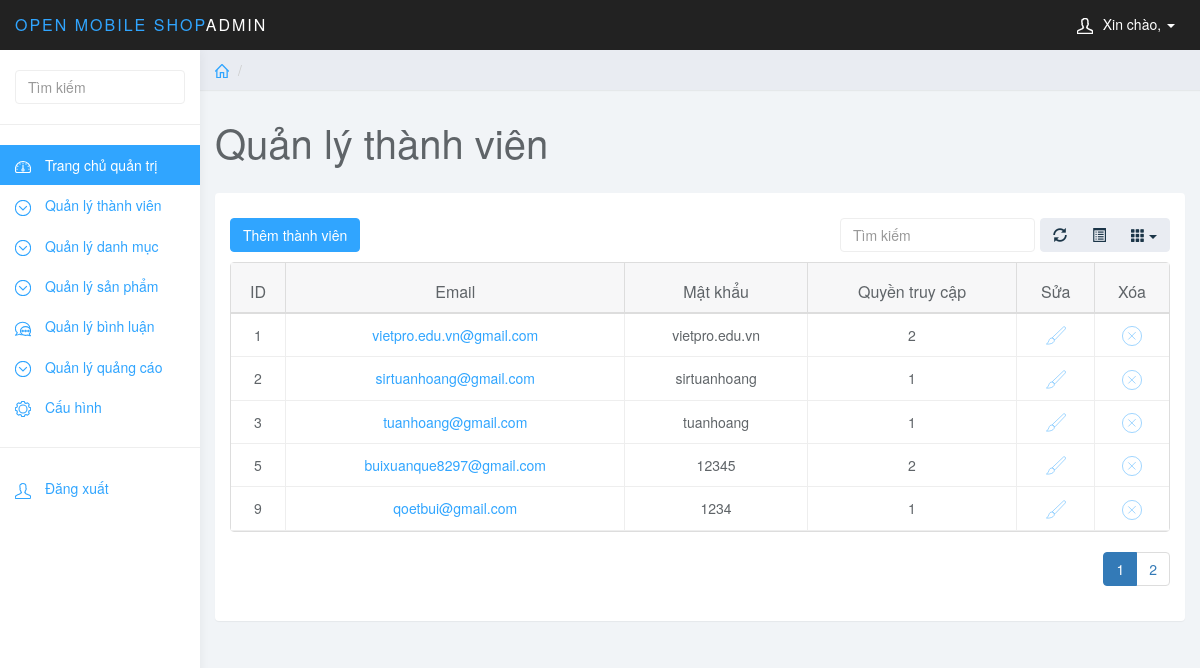
/quantri/quantri.php?page_layout=quanlytv, run on an earlier commit of the app's database.
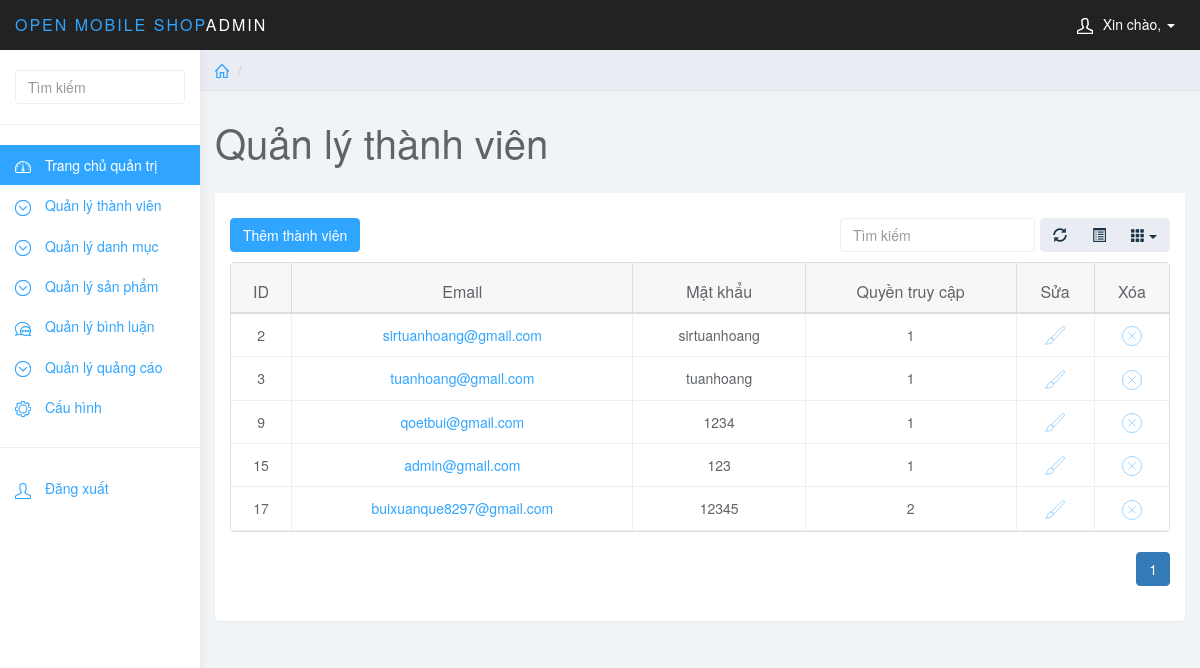
And on a later commit of the database.
### tables this page shows
CREATE TABLE `thanhvien` (
  `id_thanhvien` int(10) NOT NULL,
  `email` varchar(255) NOT NULL,
  `mat_khau` varchar(255) NOT NULL,
  `quyen_truy_cap` int(1) NOT NULL
);

### quantri/chucnang/thanhvien/quanlytv.php (the view, shortened to what this page needs)
<?php
    if(isset($_GET['page']))
    {
        $page=$_GET['page'];
    }
    else{
        $page=1;
    }
    $rowPerPage=5;
    $perPage=$page*$rowPerPage-$rowPerPage;
	$sql="SELECT * FROM thanhvien ORDER BY id_thanhvien ASC LIMIT $perPage,$rowPerPage";
	$query=mysqli_query($conn, $sql);
    $totalRows=mysqli_num_rows(mysqli_query($conn, "SELECT * FROM thanhvien"));
    $totalPages=ceil($totalRows/$rowPerPage);
    $listPage="";
    for($i=1;$i<=$totalPages;$i++)
    {
        if($page==$i){
            $listPage.='<li class="active"><a href="quantri.php?page_layout=quanlytv&page='.$i.'">'.$i.'</a></li>';
        }
        else{
            $listPage.='<li><a href="quantri.php?page_layout=quanlytv&page='.$i.'">'.$i.'</a></li>';
        }
    }
?>
<div class="row">
    <ol class="breadcrumb">
        <li><a href="quantri.php"><svg class="glyph stroked home"><use xlink:href="#stroked-home"></use></svg></a></li>
        <li class="active"></li>
    </ol>
</div>
<div class="row">
    <div class="col-lg-12">
        <h1 class="page-header">Quản lý thành viên</h1>
    </div>
</div>
<div class="row">
    <div class="col-lg-12">
        <div class="panel panel-default">
            <div class="panel-body" style="position: relative;">
                <a href="quantri.php?page_layout=themtv" class="btn btn-primary" style="margin: 10px 0 20px 0; position: absolute;">Thêm thành viên</a>
                <table data-toggle="table" data-show-refresh="true" data-show-toggle="true" data-show-columns="true" data-search="true" data-select-item-name="toolbar1" data-sort-name="name" data-sort-order="desc">
                    <thead>
                        <tr>
                            <th data-sortable="true">ID</th>
                            <th data-sortable="true">Email</th>
                            <th data-sortable="true">Mật khẩu</th>
                            <th data-sortable="true">Quyền truy cập</th>
                            <th data-sortable="true">Sửa</th>
                            <th data-sortable="true">Xóa</th>
                        </tr>
                    </thead>
                    <tbody>
                        <?php
                            while($row=mysqli_fetch_array($query)){
                        ?>
                        <tr style="height: 300px;">
                            <td data-checkbox="true"><?php echo $row['id_thanhvien']; ?></td>
                            <td data-checkbox="true"><a href="quantri.php?page_layout=suatv&id_thanhvien=<?php echo $row['id_thanhvien']; ?>"><?php echo $row['email']; ?></a></td>
                            <td data-checkbox="true"><?php echo $row['mat_khau']; ?></td>
                            <td data-sortable="true"><?php echo $row['quyen_truy_cap']; ?></td>
                            <td>
                                <a href="quantri.php?page_layout=suatv&id_thanhvien=<?php echo $row['id_thanhvien']; ?>"><span><svg class="glyph stroked brush" style="width: 20px;height: 20px;"><use xlink:href="#stroked-brush"/></svg></span></a>
                            </td>
                            <td>
                                <a onclick="return xoatv();" href="./chucnang/thanhvien/xoatv.php?id_thanhvien=<?php echo $row['id_thanhvien']; ?>"><span><svg class="glyph stroked cancel" style="width: 20px;height: 20px;"><use xlink:href="#stroked-cancel"/></svg></span></a>
                            </td>
                        </tr>
                        <?php
                            }
                        ?>
                    </tbody>
                </table>
                <ul class="pagination" style="float: right;">
                    <?php
                        echo $listPage;
                    ?>
                </ul>
            </div>
        </div>
    </div>
</div>

### quantri/quantri.php (shortened to what this page needs)
<?php
    include_once'./ketnoi.php';
?>
<!DOCTYPE html>
<html>
    <head>
        <link href="css/bootstrap.min.css" rel="stylesheet">
        <link href="css/datepicker3.css" rel="stylesheet">
        <link href="css/styles.css" rel="stylesheet">
    </head>
    <body>
        <nav class="navbar navbar-inverse navbar-fixed-top" role="navigation">
            <div class="container-fluid">
                <div class="navbar-header">
                    <a class="navbar-brand" href="quantri.php"><span>OPEN MOBILE SHOP</span>Admin</a>
                    <ul class="user-menu">
                        <li class="dropdown pull-right">
                            <a href="#" class="dropdown-toggle" data-toggle="dropdown"><svg class="glyph stroked male-user"><use xlink:href="#stroked-male-user"></use></svg><span style="color: white;">Xin chào, <?php if(isset($_SESSION['email'])){echo $_SESSION['email'];} ?></span> <span class="caret"></span></a>
                        </li>
                    </ul>
                </div>
            </div>
        </nav>
        <div id="sidebar-collapse" class="col-sm-3 col-lg-2 sidebar">
            <form role="search">
                <div class="form-group">
                    <input type="text" class="form-control" placeholder="Tìm kiếm">
                </div>
            </form>
            <ul class="nav menu">
                <li class="active"><a href="quantri.php"><svg class="glyph stroked dashboard-dial"><use xlink:href="#stroked-dashboard-dial"></use></svg> Trang chủ quản trị</a></li>
                <li class="parent ">
                    <a href="quantri.php?page_layout=quanlytv">
                        <span data-toggle="collapse" href="#sub-item-1"><svg class="glyph stroked chevron-down"><use xlink:href="#stroked-chevron-down"></use></svg></span> Quản lý thành viên
                    </a>
                </li>
                <li class="parent ">
                    <a href="quantri.php?page_layout=danhsachdm">
                        <span data-toggle="collapse" href="#sub-item-2"><svg class="glyph stroked chevron-down"><use xlink:href="#stroked-chevron-down"></use></svg></span> Quản lý danh mục
                    </a>
                </li>
                <li class="parent ">
                    <a href="quantri.php?page_layout=danhsachsp">
                        <span data-toggle="collapse" href="#sub-item-3"><svg class="glyph stroked chevron-down"><use xlink:href="#stroked-chevron-down"></use></svg></span> Quản lý sản phẩm
                    </a>
                </li>
                <li class="parent ">
                    <a href="quantri.php?page_layout=blsp">
                        <span data-toggle="collapse" href="#sub-item-4"><svg class="glyph stroked two messages"><use xlink:href="#stroked-two-messages"/></svg></span> Quản lý bình luận
                    </a>
                </li>
                <li class="parent ">
                    <a href="quantri.php?page_layout=quangcao">
                        <span data-toggle="collapse" href="#sub-item-5"><svg class="glyph stroked chevron-down"><use xlink:href="#stroked-chevron-down"></use></svg></span> Quản lý quảng cáo
                    </a>
                </li>
                <li><a href="#"><svg class="glyph stroked gear"><use xlink:href="#stroked-gear"/></svg> Cấu hình</a></li>
                <li role="presentation" class="divider"></li>
                <li><a href="./chucnang/dangxuat/dangxuat.php"><svg class="glyph stroked male-user"><use xlink:href="#stroked-male-user"></use></svg> Đăng xuất</a></li>
            </ul>
        </div>
        <div class="col-sm-9 col-sm-offset-3 col-lg-10 col-lg-offset-2 main">
            <?php
                if(isset($_GET['page_layout'])){
                    switch ($_GET['page_layout']) {
                        case 'quanlytv': include_once'./chucnang/thanhvien/quanlytv.php';
                            break;
                    }
                }
                else{
                    include_once'./gioithieu.php';
                }
            ?>
        </div>
        <link rel="stylesheet" href="css/bootstrap-table.css"/>
    </body>
</html>

### quantri/css/styles.css (style rules this page uses)
body { background: #f1f4f7; padding-top: 50px; color: #5f6468; }
a, a:hover, a:focus { color: #30a5ff; }
h1, h2, h3, h4, h5, h6 { color: #5f6468; }
h1 { font-weight: 300; font-size: 40px; }
.form-control { border: 1px solid #eee; box-shadow: none; }
.navbar-header .navbar-brand { color: #fff; font-size: 16px; text-transform: uppercase; font-weight: 500; letter-spacing: 2px; }
.navbar-header .navbar-brand span { color: #30a5ff; }
.btn-primary, .btn-primary:hover, .btn-primary:focus, .btn-primary:active, .btn-primary.active, .open > .dropdown-toggle.btn-primary, .btn-primary.disabled, .btn-primary[disabled], fieldset[disabled] .btn-primary, .btn-primary.disabled:hover, .btn-primary[disabled]:hover, fieldset[disabled] .btn-primary:hover, .btn-primary.disabled:focus, .btn-primary[disabled]:focus, fieldset[disabled] .btn-primary:focus, .btn-primary.disabled:active, .btn-primary[disabled]:active, fieldset[disabled] .btn-primary:active, .btn-primary.disabled.active, .btn-primary[disabled].active, fieldset[disabled] .btn-primary.active { background-color: #30a5ff; border-color: #30a5ff; }
.panel { border: 0; }
.navbar { border: 0; }
.user-menu { display: inline-block; margin-top: 14px; margin-right: 10px; float: right; list-style: none; padding: 0; }
.user-menu a { color: #fff; }
.sidebar { display: block; background-color: #fff; padding: 0; display: none; }
.sidebar form { padding: 20px 15px 5px 15px; border-bottom: 1px solid #eee; margin-bottom: 20px; }
@media (min-width: 768px) { .sidebar { display: block; position: fixed; top: 50px; bottom: 0; left: 0; z-index: 1000; display: block; margin: 0; padding: 0; overflow-x: hidden; overflow-y: auto; background-color: #fff; box-shadow: 1px 0px 10px rgba(0, 0, 0, .05); } }
@media (min-width: 768px) { .navbar-header { width: 100%; } }
.sidebar ul.nav .active a, .sidebar ul.nav li.parent a.active, .sidebar ul.nav .active > a:hover, .sidebar ul.nav li.parent a.active:hover, .sidebar ul.nav .active > a:focus, .sidebar ul.nav li.parent a.active:focus { color: #fff; background-color: #30a5ff; }
.sidebar ul.nav li.divider { border-bottom: 1px solid #eee; margin: 20px 0; }
.breadcrumb { border-radius: 0; padding: 10px 15px; background: #e9ecf2; box-shadow: 0 1px 1px rgba(0, 0, 0, .05); margin: 0 ; }
h1.page-header { margin-top: 30px; border-bottom: 0; }
.table { background: #fff; }
.sidebar .glyph, .user-menu .glyph { height: 16px; width: 16px; margin: 0 10px 0 0; stroke-width: 3px; }
.user-menu .glyph { stroke-width: 4px; }
.breadcrumb .glyph { height: 14px; width: 14px; margin: -2px 0 0 0; stroke-width: 4px; }

What changed in the data, as far as the page shows it:
removed thanhvien: id_thanhvien "1", email "vietpro.edu.vn@gmail.com", mat_khau "vietpro.edu.vn", quyen_truy_cap "2"
removed thanhvien: id_thanhvien "5", email "buixuanque8297@gmail.com", mat_khau "12345", quyen_truy_cap "2"
now on this page (row unchanged): thanhvien: id_thanhvien "15", email "admin@gmail.com", mat_khau "123", quyen_truy_cap "1"
added thanhvien: id_thanhvien "17", email "buixuanque8297@gmail.com", mat_khau "12345", quyen_truy_cap "2"
Also different on the page:
list line gone: "2"
